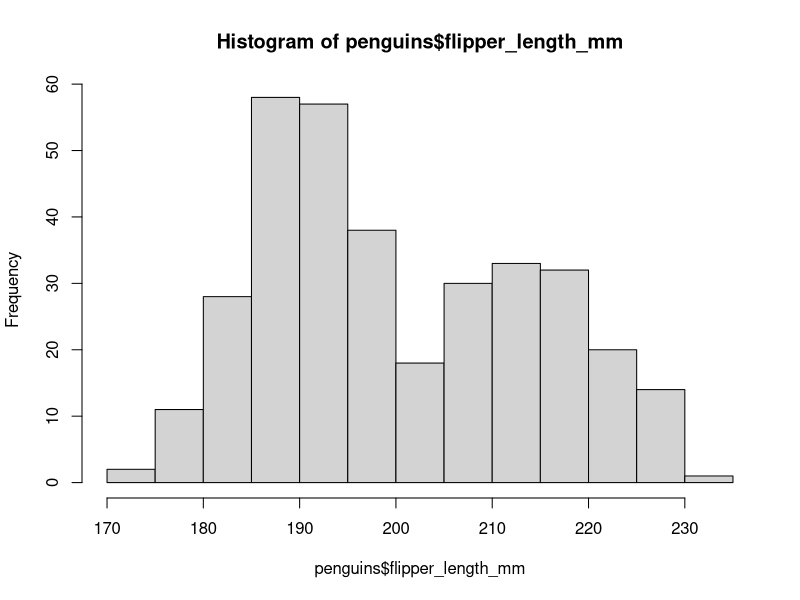
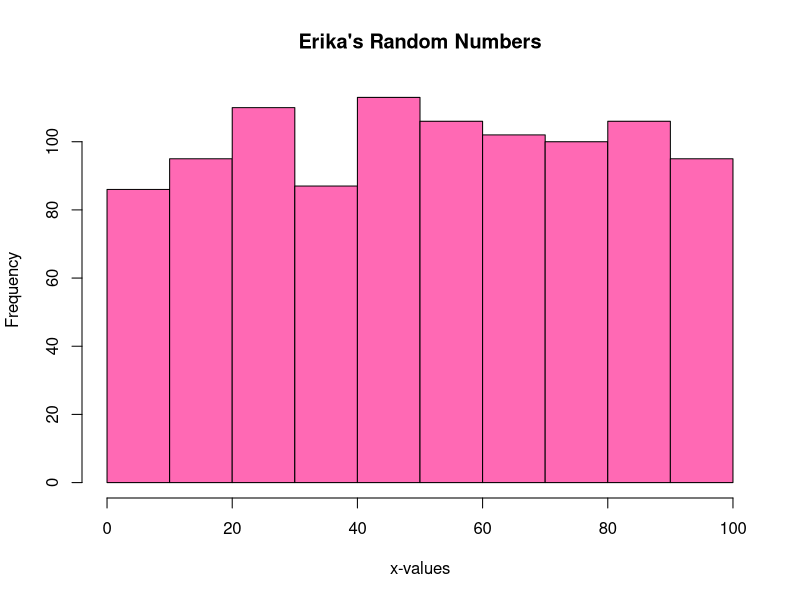
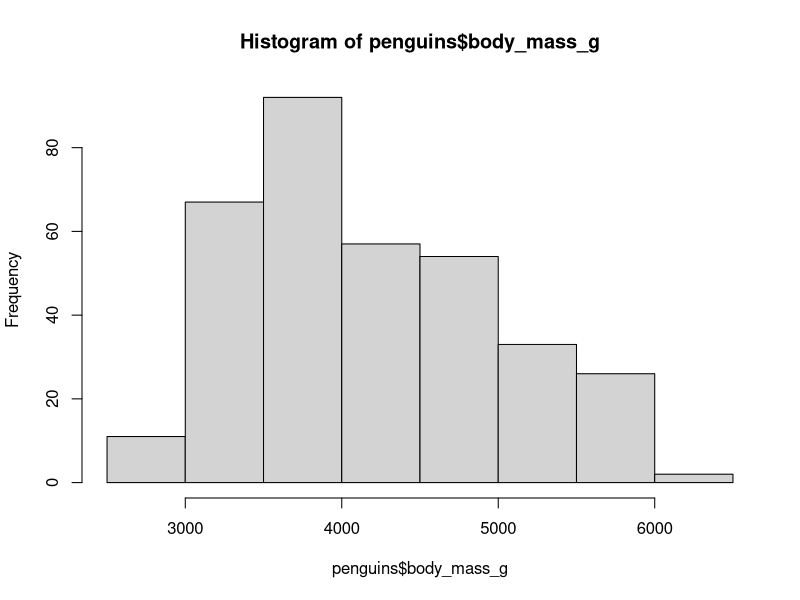

The R script that drew these images, in order:
require(palmerpenguins)

hist(penguins$flipper_length_mm)

image_file = "ugly_histogram.png"

png(
  here("images", image_file),
  width = 1200, height = 1000 
)

save_png_1 = function(image_file)
{
    require(here)
    png(
      here("images", image_file),
      width = 1200, height = 1000
    )
}

hist(penguins$body_mass_g)

hotpink_hist_fun = function(dat_vecmy_title, x_label)


dat_vec = penguins$body_mass_g
my_title = "Erika's Histogram"
x_label = "Erika's Data"

dev.off()
hotpink_hist_fun = function(dat_vec,my_title, x_label)


{
  hist(
    dat_vec,
    col = "hotpink",
    main = my_title,
    xlab = x_label)
}

hotpink_hist_fun(
  dat_vec = sample(x = 1:100,  size = 1000,replace = TRUE),
  my_title = "Erika's Random Numbers",
  x_label = "x-values"
)




